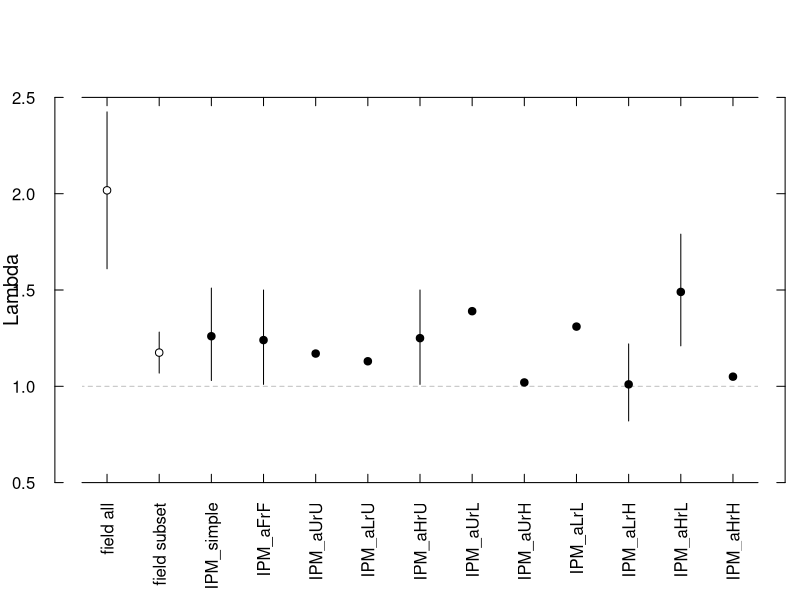

Here is the R script that generated this plot:
### Will King
### Ch 3 - population model for B. glandula, IPM

# ---- load data and packages ----
library(scales)

lambdas <- read.csv('ch3_IPM_compare_lambdas.csv', header = T)
lambdas.model <- lambdas[lambdas$type == 'IPM', ]

# ---- adjust data and calculate terms ----

# make continuous variable for easier plotting
lambdas.model$cont <- as.numeric(rownames(lambdas.model))

# calculate field mean and se with all data included
lambda.field.all_mean <- mean(lambdas$lambda[lambdas$type == 'field'])
lambda.field.all_se <- sd(lambdas$lambda[lambdas$type == 'field'])/sqrt(12)
lambda.field.all_serange <- c(lambda.field.all_mean - lambda.field.all_se # lower
                              , lambda.field.all_mean + lambda.field.all_se # upper
)

# calculate field mean and se with lambdas 2.00 or greater excluded (4 points excluded)
lambda.field.subset_mean <- mean(lambdas$lambda[lambdas$type == 'field' & lambdas$lambda < 2])
lambda.field.subset_se <- sd(lambdas$lambda[lambdas$type == 'field'& lambdas$lambda < 2])/sqrt(12)
lambda.field.subset_serange <- c(lambda.field.subset_mean - lambda.field.subset_se # lower
                              , lambda.field.subset_mean + lambda.field.subset_se # upper
)

# ---- plot ----

## blank plot
plot(lambda ~ cont
     , data = lambdas.model
     , ylim = c(0.5, 2.5)
     , xlim = c(min(cont)-2, max(cont))
     , type = 'n'
     , axes = F
     , xlab = ''
     , ylab = ''
     )

## add line of zero population growth
lines(x = c(min(lambdas.model$cont)-3, max(lambdas.model$cont)+1)
      , y = c(1, 1)
      , col = 'gray'
      , lty = 2
)

# mean and se of all field lambdas
lines(x = c(min(lambdas.model$cont) - 2, min(lambdas.model$cont) - 2)
      , y = c(lambda.field.all_serange[1], lambda.field.all_serange[2])
)
points(x = min(lambdas.model$cont) - 2
       , y = lambda.field.all_mean
       , pch = 21
       , bg = 'white'
)

# mean and se of field lambdas < 2
lines(x = c(min(lambdas.model$cont) - 1, min(lambdas.model$cont) - 1)
      , y = c(lambda.field.subset_serange[1], lambda.field.subset_serange[2])
)
points(x = min(lambdas.model$cont) - 1
       , y = lambda.field.subset_mean
       , pch = 21
       , bg = 'white'
)

## 95% CIs of model lambdas
for (i in min(lambdas.model$cont):max(lambdas.model$cont)){
  lines(x = c(i, i)
        , y = c(lambdas.model$confint95_lower[lambdas.model$cont == i]
                , lambdas.model$confint95_upper[lambdas.model$cont == i])
  )
}

## model lambdas in black
points(lambda ~ cont
       , data = lambdas.model
       , ylim = c(0.5, 2.5)
       , xlim = c(min(cont)-2, max(cont))
       , col = 'black'
       , pch = 19
)


# axes and axes labels
axis(1 
     , at = seq(from = min(lambdas.model$cont) - 3
                , to = max(lambdas.model$cont) + 1
                , by = 1)
     , pos = 0.5
     , tck = 0.02
     , labels = c('', 'field all', 'field subset', as.character(lambdas.model$scenario), '')
     , las = 2
)
axis(2
     , las = 1
     , pos = min(lambdas.model$cont) - 3
     , tck = 0.02
)
axis(3
     , at = seq(from = min(lambdas.model$cont) - 3
                , to = max(lambdas.model$cont) + 1
                , by = 1)
     , pos = 2.5
     , tck = 0.02
     , labels = F
)
axis(4
     , las = 1
     , pos = max(lambdas.model$cont) + 1
     , tck = 0.02
     , labels = F
)


mtext('Lambda'
      , side = 2
      , line = 3
      , cex = 1.2
)
